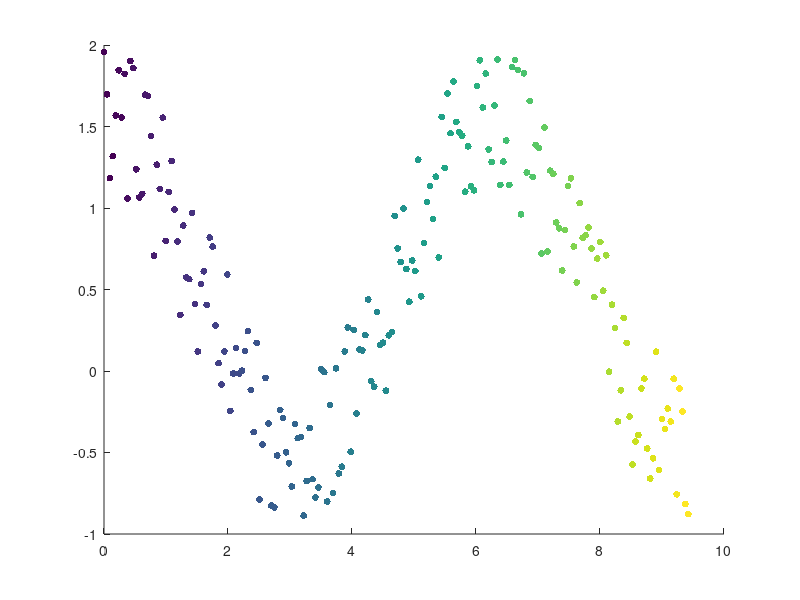

The MATLAB source for this figure: (Note: this script raises an error after producing the figure.)
%
%Load scan



x = linspace(0,3*pi,200);
y = cos(x) + rand(1,200);
sz = 25;
c = linspace(1,10,length(x));
s = scatter(x,y,sz,c,'filled');
% Add an additional row to the data tips showing the color value
datatipRow = dataTipTextRow('C',c);
s.DataTipTemplate.DataTipRows(end+1) = datatipRow;

%%
x = linspace(0,10);
y = exp(.1*x).*sin(3*x);
y(60) = 2.7;
plot(x,y)
%%
tmpIm = readmm('dapi001.tif');
tmpIm = tmpIm.imagedata;

%%
imshow(imresize(tmpIm(:,:,10), 0.5))
[x, y, button] = ginput(1);
%%
imshow(tmpIm(:,:,10))
n = 0;
x_n = {};
y_n = {};
while true
   [x, y, button] = ginput(1);
   if isempty(x) || button(1) == 1; break; end
   n = n+1;
   x_n{n} = x(1); % save all points you continue getting
   y_n{n} = y(1);
   hold on
   plot(x(1), y(1), 'r')
   drawnow
end
%%
xmin=1;
xmax=500;
n=10;
x=xmin+rand(1,n)*(xmax-xmin);

ymin=1;
ymax=500;
n=10;
y=ymin+rand(1,n)*(ymax-ymin);

%%
imshow(imresize(tmpIm(:,:,10), 0.5))
hold on
scatter(x, y, 15, 'r')
drawnow

%%
while getkey ~= 13
   imshow(imresize(tmpIm(:,:,10), 0.5))
   [x, y] = getpts;
end
close all

%%
KEY_IS_PRESSED = 0;
imshow(imresize(tmpIm(:,:,10), 0.5))
gcf
set(gcf, 'KeyPressFcn', @myKeyPressFcn)
%%
round1 = {};
round2 = {};
imshow(imresize(tmpIm(:,:,10), 0.5))
[x_1, y_1] = getpts;
round1{1} = [x_1, y_1];
[x_2, y_2] = getpts;
round2{1} = [x_2, y_2];
close all

